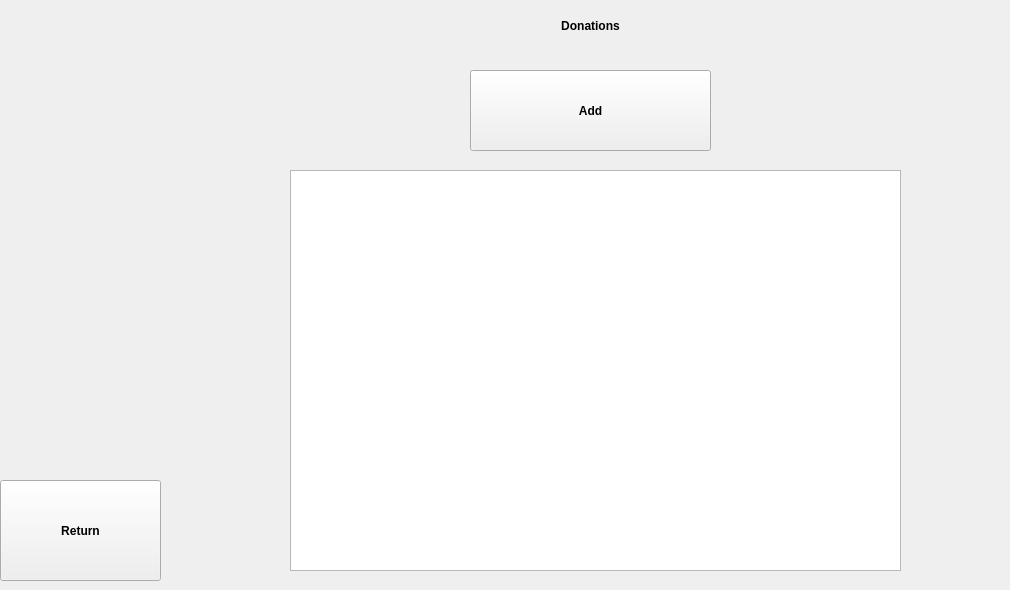
    <widget class="QWidget" name="donations_panel">
     <widget class="QLabel" name="donations_label">
      <property name="geometry">
       <rect>
        <x>180</x>
        <y>10</y>
        <width>821</width>
        <height>31</height>
       </rect>
      </property>
      <property name="font">
       <font>
        <weight>75</weight>
        <bold>true</bold>
       </font>
      </property>
      <property name="text">
       <string>Donations</string>
      </property>
      <property name="alignment">
       <set>Qt::AlignCenter</set>
      </property>
     </widget>
     <widget class="QTextEdit" name="donations_details_textEdit">
      <property name="enabled">
       <bool>true</bool>
      </property>
      <property name="geometry">
       <rect>
        <x>290</x>
        <y>170</y>
        <width>611</width>
        <height>401</height>
       </rect>
      </property>
      <property name="sizePolicy">
       <sizepolicy hsizetype="Expanding" vsizetype="Expanding">
        <horstretch>0</horstretch>
        <verstretch>0</verstretch>
       </sizepolicy>
      </property>
      <property name="font">
       <font>
        <pointsize>18</pointsize>
       </font>
      </property>
      <property name="horizontalScrollBarPolicy">
       <enum>Qt::ScrollBarAlwaysOff</enum>
      </property>
      <property name="readOnly">
       <bool>true</bool>
      </property>
      <property name="textInteractionFlags">
       <set>Qt::NoTextInteraction</set>
      </property>
     </widget>
     <widget class="QPushButton" name="donations_add_pushButton">
      <property name="geometry">
       <rect>
        <x>470</x>
        <y>70</y>
        <width>241</width>
        <height>81</height>
       </rect>
      </property>
      <property name="font">
       <font>
        <weight>75</weight>
        <bold>true</bold>
       </font>
      </property>
      <property name="text">
       <string>Add</string>
      </property>
     </widget>
     <widget class="QPushButton" name="donations_return_pushButton">
      <property name="geometry">
       <rect>
        <x>0</x>
        <y>480</y>
        <width>161</width>
        <height>101</height>
       </rect>
      </property>
      <property name="font">
       <font>
        <weight>75</weight>
        <bold>true</bold>
       </font>
      </property>
      <property name="text">
       <string>Return</string>
      </property>
     </widget>
    </widget>
